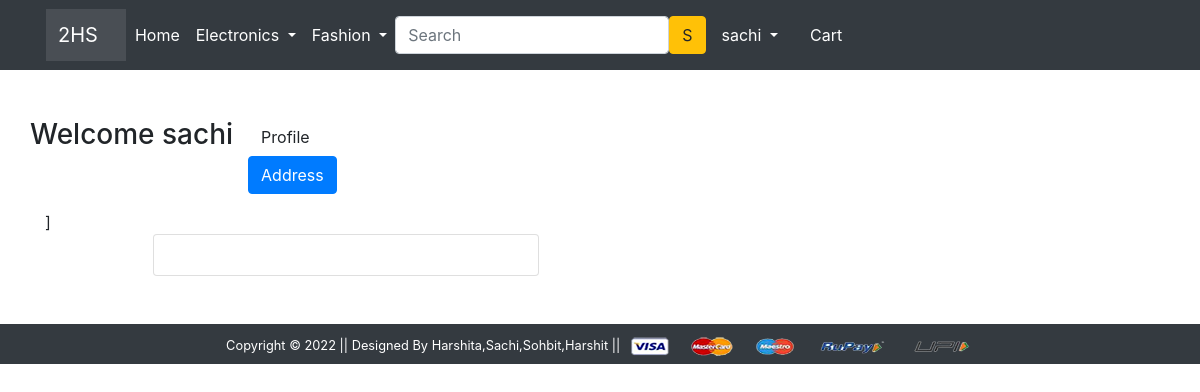
/address/ (signed in), run on an earlier commit of the app's database.
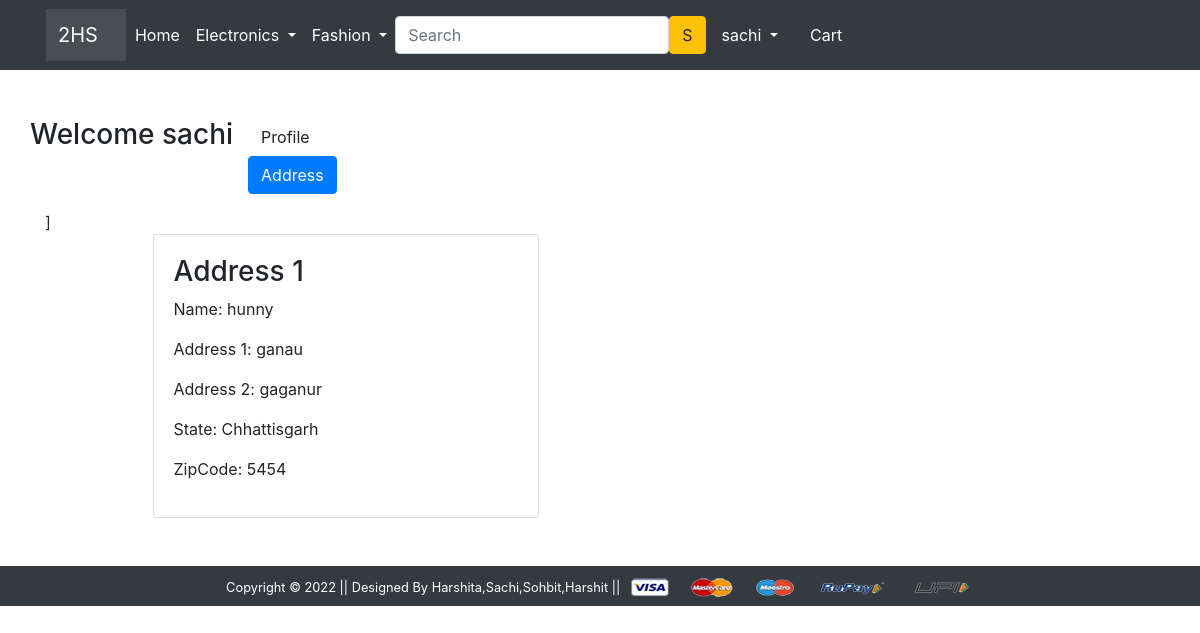
And on a later commit of the database.
### app/models.py (models this page shows, shortened)
class Customer(models.Model):
    user = models.ForeignKey(User, on_delete=models.CASCADE)
    name = models.CharField(max_length=200)
    locality = models.CharField(max_length=200)
    city = models.CharField(max_length=200)
    zipcode = models.CharField(max_length=200)
    state = models.CharField(choices=STATE,max_length=200)

### app/views.py (the view)
# urls.py: path('address/', views.address, name='address'),
@login_required
def address(request):
    customer = Customer.objects.filter(user = request.user)
    return render(request, 'app/address.html',{"customer":customer,"active":"btn-primary"})

### app/templates/app/address.html (shortened to what this page needs)
{% extends 'app/base.html' %}
{% load static %}
{% block main-content %}
<div class="container my-5">
 <div class="row">
 <h3>Welcome {{request.user}}</h3>
  <div class="col-sm-2 border-end">
   <ul class="list-unstyled">
    <li class="d-grid"><a href="{% url 'profile' %}" class="btn">Profile</a></li>
    <li class="d-grid"><a href="{% url 'address' %}" class="btn {{active}}">Address</a></li>
   </ul>
  </div>
</div>
]  <div class="col-sm-9 offset-sm-1">
   <div class="row">
    <div class="col-sm-6">
     <div class="card">
      <div class="card-body" >
        {% for i in customer%}
       <h3>Address {{forloop.counter}}</h3>
       <p>Name: {{i.name}}</p>
       <p>Address 1: {{i.locality}}</p>
       <p>Address 2: {{i.city}}</p>
       <p>State: {{i.state}}</p>
       <p>ZipCode: {{i.zipcode}}</p>
       {% endfor%}
     </div>
    </div>
   </div>
  </div>
 </div>
</div>
{% endblock main-content %}

What changed in the data, as far as the page shows it:
added Customer: name "hunny", locality "ganau", city "gaganur", state "Chhattisgarh", zipcode "5454"
